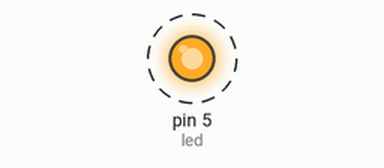
Recording of a sketch running on a simulated Arduino Uno, built with avr-gcc and run on an emulated ATmega328P. On the bench: output pins drawn as LEDs (lit = HIGH). Dashed ring = blinking.

Above: at 0.05 s.
Timing chart, 0 to 3.0 s (numbered marks = the images above):
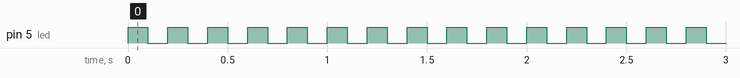

The sketch:

light-on-off.ino
```cpp
//This is the basic programming for arduino
int led = 5;
void setup(){
  pinMode(led, OUTPUT);
}

void loop(){
  digitalWrite(led, HIGH); // ON
  delay(100);             // wait 1s
  digitalWrite(led, LOW);  // OFF
  delay(100);             // wait 1s
}
```

Measured:
- by itself, pin 5 (led): alternates HIGH for 0.10 s and LOW for 0.10 s
